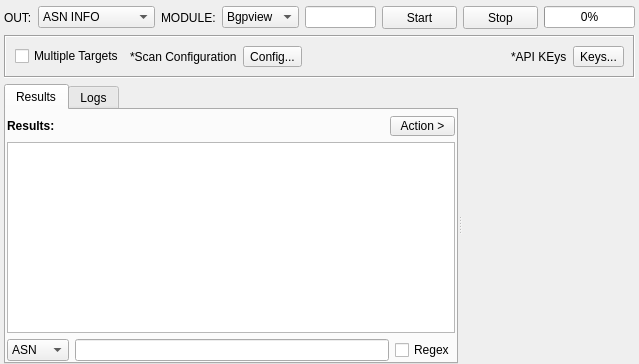
<?xml version="1.0" encoding="UTF-8"?>
<ui version="4.0">
 <class>ASNEnum</class>
 <widget class="QWidget" name="ASNEnum">
  <property name="geometry">
   <rect>
    <x>0</x>
    <y>0</y>
    <width>639</width>
    <height>364</height>
   </rect>
  </property>
  <property name="windowTitle">
   <string>ASN Tool</string>
  </property>
  <layout class="QVBoxLayout" name="verticalLayout_3">
   <property name="leftMargin">
    <number>4</number>
   </property>
   <property name="topMargin">
    <number>6</number>
   </property>
   <property name="rightMargin">
    <number>4</number>
   </property>
   <property name="bottomMargin">
    <number>0</number>
   </property>
   <item>
    <layout class="QHBoxLayout" name="horizontalLayout_2">
     <item>
      <widget class="QLabel" name="labelOut">
       <property name="text">
        <string>OUT:</string>
       </property>
      </widget>
     </item>
     <item>
      <widget class="QComboBox" name="comboBoxOption">
       <property name="minimumSize">
        <size>
         <width>0</width>
         <height>0</height>
        </size>
       </property>
       <item>
        <property name="text">
         <string>ASN INFO</string>
        </property>
       </item>
       <item>
        <property name="text">
         <string>ASN PEERS</string>
        </property>
       </item>
       <item>
        <property name="text">
         <string>ASN PREFIXES</string>
        </property>
       </item>
      </widget>
     </item>
     <item>
      <widget class="QLabel" name="labelModule">
       <property name="text">
        <string>MODULE:</string>
       </property>
      </widget>
     </item>
     <item>
      <widget class="QComboBox" name="comboBoxEngine">
       <property name="minimumSize">
        <size>
         <width>0</width>
         <height>0</height>
        </size>
       </property>
       <item>
        <property name="text">
         <string>Bgpview</string>
        </property>
       </item>
       <item>
        <property name="text">
         <string>IpData</string>
        </property>
       </item>
      </widget>
     </item>
     <item>
      <widget class="QLineEdit" name="lineEditTarget"/>
     </item>
     <item>
      <widget class="QPushButton" name="buttonStart">
       <property name="minimumSize">
        <size>
         <width>75</width>
         <height>23</height>
        </size>
       </property>
       <property name="text">
        <string>Start</string>
       </property>
      </widget>
     </item>
     <item>
      <widget class="QPushButton" name="buttonStop">
       <property name="minimumSize">
        <size>
         <width>75</width>
         <height>23</height>
        </size>
       </property>
       <property name="text">
        <string>Stop</string>
       </property>
      </widget>
     </item>
     <item>
      <widget class="QProgressBar" name="progressBar">
       <property name="value">
        <number>0</number>
       </property>
      </widget>
     </item>
    </layout>
   </item>
   <item>
    <widget class="QFrame" name="frame">
     <property name="frameShape">
      <enum>QFrame::Box</enum>
     </property>
     <property name="frameShadow">
      <enum>QFrame::Sunken</enum>
     </property>
     <layout class="QHBoxLayout" name="horizontalLayout">
      <item>
       <widget class="QCheckBox" name="checkBoxMultipleTargets">
        <property name="text">
         <string>Multiple Targets</string>
        </property>
       </widget>
      </item>
      <item>
       <widget class="QLabel" name="label_2">
        <property name="text">
         <string>*Scan Configuration</string>
        </property>
       </widget>
      </item>
      <item>
       <widget class="QToolButton" name="buttonConfig">
        <property name="text">
         <string>Config...</string>
        </property>
       </widget>
      </item>
      <item>
       <spacer name="horizontalSpacer">
        <property name="orientation">
         <enum>Qt::Horizontal</enum>
        </property>
        <property name="sizeHint" stdset="0">
         <size>
          <width>40</width>
          <height>20</height>
         </size>
        </property>
       </spacer>
      </item>
      <item>
       <widget class="QLabel" name="label">
        <property name="text">
         <string>*API KEys</string>
        </property>
       </widget>
      </item>
      <item>
       <widget class="QToolButton" name="buttonAPIKeys">
        <property name="text">
         <string>Keys...</string>
        </property>
       </widget>
      </item>
     </layout>
    </widget>
   </item>
   <item>
    <widget class="QSplitter" name="splitter">
     <property name="orientation">
      <enum>Qt::Horizontal</enum>
     </property>
     <widget class="QTabWidget" name="tabWidget">
      <property name="currentIndex">
       <number>0</number>
      </property>
      <widget class="QWidget" name="tabResults">
       <attribute name="title">
        <string>Results</string>
       </attribute>
       <layout class="QVBoxLayout" name="verticalLayout">
        <property name="leftMargin">
         <number>1</number>
        </property>
        <property name="topMargin">
         <number>6</number>
        </property>
        <property name="rightMargin">
         <number>1</number>
        </property>
        <property name="bottomMargin">
         <number>1</number>
        </property>
        <item>
         <layout class="QHBoxLayout" name="horizontalLayout_3">
          <item>
           <widget class="QLabel" name="label_3">
            <property name="sizePolicy">
             <sizepolicy hsizetype="Maximum" vsizetype="Maximum">
              <horstretch>0</horstretch>
              <verstretch>0</verstretch>
             </sizepolicy>
            </property>
            <property name="font">
             <font>
              <weight>75</weight>
              <bold>true</bold>
             </font>
            </property>
            <property name="text">
             <string>Results:</string>
            </property>
           </widget>
          </item>
          <item>
           <widget class="QLabel" name="labelResultsCount">
            <property name="sizePolicy">
             <sizepolicy hsizetype="Preferred" vsizetype="Preferred">
              <horstretch>0</horstretch>
              <verstretch>0</verstretch>
             </sizepolicy>
            </property>
            <property name="frameShape">
             <enum>QFrame::NoFrame</enum>
            </property>
            <property name="frameShadow">
             <enum>QFrame::Sunken</enum>
            </property>
            <property name="text">
             <string/>
            </property>
           </widget>
          </item>
          <item>
           <widget class="QToolButton" name="buttonAction">
            <property name="minimumSize">
             <size>
              <width>65</width>
              <height>20</height>
             </size>
            </property>
            <property name="text">
             <string>Action &gt;</string>
            </property>
           </widget>
          </item>
         </layout>
        </item>
        <item>
         <widget class="QTreeView" name="treeViewResults">
          <property name="font">
           <font>
            <family>MS Shell Dlg 2</family>
            <pointsize>8</pointsize>
           </font>
          </property>
          <property name="contextMenuPolicy">
           <enum>Qt::CustomContextMenu</enum>
          </property>
          <property name="acceptDrops">
           <bool>false</bool>
          </property>
          <property name="alternatingRowColors">
           <bool>true</bool>
          </property>
          <property name="selectionMode">
           <enum>QAbstractItemView::ExtendedSelection</enum>
          </property>
          <property name="selectionBehavior">
           <enum>QAbstractItemView::SelectItems</enum>
          </property>
          <attribute name="headerCascadingSectionResizes">
           <bool>true</bool>
          </attribute>
          <attribute name="headerMinimumSectionSize">
           <number>220</number>
          </attribute>
          <attribute name="headerDefaultSectionSize">
           <number>220</number>
          </attribute>
          <attribute name="headerHighlightSections">
           <bool>true</bool>
          </attribute>
         </widget>
        </item>
        <item>
         <layout class="QHBoxLayout" name="horizontalLayout_4">
          <item>
           <widget class="QComboBox" name="comboBoxFilter">
            <property name="minimumSize">
             <size>
              <width>0</width>
              <height>0</height>
             </size>
            </property>
            <item>
             <property name="text">
              <string>ASN</string>
             </property>
            </item>
            <item>
             <property name="text">
              <string>Value</string>
             </property>
            </item>
           </widget>
          </item>
          <item>
           <widget class="QLineEdit" name="lineEditFilter"/>
          </item>
          <item>
           <widget class="QCheckBox" name="checkBoxRegex">
            <property name="text">
             <string>Regex</string>
            </property>
           </widget>
          </item>
         </layout>
        </item>
       </layout>
      </widget>
      <widget class="QWidget" name="tabLogs">
       <attribute name="title">
        <string>Logs</string>
       </attribute>
       <layout class="QVBoxLayout" name="verticalLayout_2">
        <property name="leftMargin">
         <number>1</number>
        </property>
        <property name="topMargin">
         <number>2</number>
        </property>
        <property name="rightMargin">
         <number>1</number>
        </property>
        <property name="bottomMargin">
         <number>1</number>
        </property>
        <item>
         <widget class="QPlainTextEdit" name="plainTextEditLogs"/>
        </item>
       </layout>
      </widget>
     </widget>
     <widget class="InputWidget" name="targets" native="true">
      <property name="minimumSize">
       <size>
        <width>0</width>
        <height>150</height>
       </size>
      </property>
     </widget>
    </widget>
   </item>
  </layout>
 </widget>
 <customwidgets>
  <customwidget>
   <class>InputWidget</class>
   <extends>QWidget</extends>
   <header>src/widgets/InputWidget.h</header>
   <container>1</container>
  </customwidget>
 </customwidgets>
 <resources/>
 <connections/>
</ui>
